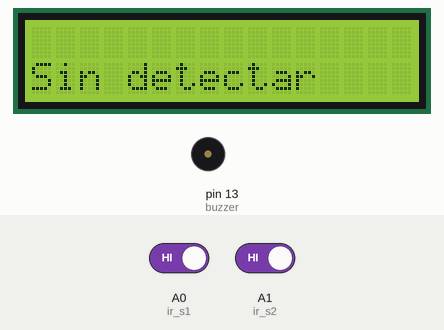
The sketch below on a simulated Arduino Uno, built with avr-gcc and run on an emulated ATmega328P. On the bench: 16×2 character LCD, buzzer (waves = sounding, pin HIGH). The test bench sets the inputs (shaded band); at power-on: A0 (ir_s1) HIGH, A1 (ir_s2) HIGH.

Above: at 3.0 s.
3.1 s: A0 (ir_s1) driven LOW
At 3.7 s:
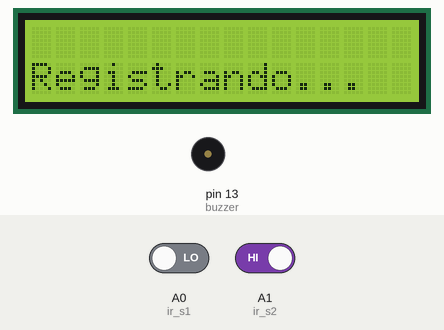
4.6 s: A1 (ir_s2) driven LOW
At 5.0 s:
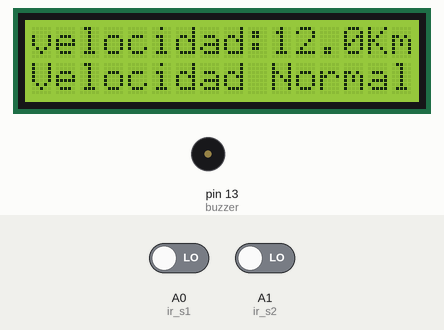
6.1 s: A0 (ir_s1) driven HIGH
At 8.6 s:
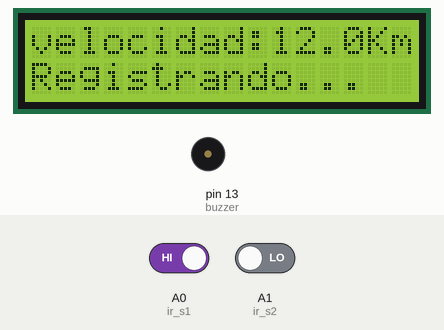
Timing chart, 0 to 10.1 s (numbered marks = the images above; inputs shaded):
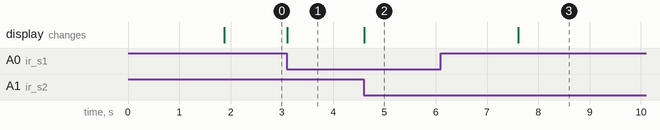

The sketch:

proyect.ino
```cpp
#include<LiquidCrystal.h>
LiquidCrystal lcd(2, 3, 4, 5, 6, 7);

int contador1, contador2;                                                            //variable para captar el tiempo de los sensores IR
float Tiempo;                                                                        //variable Tiempo de registro resultante
int bandera1, bandera2 = 0;                                                          //variable interruptor de los sensores

float distacia = 5.0;                                                                //distacia a la que se colocara los sensores
float velocidad;                                                                     //variable para manejo de la velocidad

int ir_s1 = A0;                                                                     //sensor IR conectado a arduino
int ir_s2 = A1;                                                                     //sensor IR conectado a arduino

int buzzer = 13;                                                                    //Conexion del puerto arduino al Buzzer

void setup(){
  pinMode(ir_s1, INPUT);                                                            //periferico de entrada
  pinMode(ir_s2, INPUT);                                                            //periferico de entrada
  pinMode(buzzer, OUTPUT);                                                          //periferico de salida

  lcd.begin(16,2);                                                                  //Display lcd
  lcd.clear();                                                                      //Limpiar pantalla
  lcd.setCursor(0,0);                                                               //Iniciar cursor para la escritura
  lcd.print("     Bienvenido   ");                                                  //Mensaje para la pantalla en fila 1
  lcd.setCursor(0,1);
  lcd.print("Iniciando...         ");                                              //Mensaje para la pantalla en fila 2
  delay(1800);                                                                      //con 2 seg de tiempo para Mensaje
  lcd.clear();                                                                      //Limpiar pantalla
}

void loop() {
  if(digitalRead (ir_s1) == LOW && bandera1==0)                                        //si sensor IR 1 detecta una variacion de voltaje
  {
    contador1 = millis();                                                              //tomar el tiempo que se dio
    bandera1=1;                                                                        //mandar 1 como resivido
  }

  if(digitalRead (ir_s2) == LOW && bandera2==0)                                        //si sensor IR 2 detecta una variacion de voltaje
  {
    contador2 = millis();                                                              //tomar el tiempo que se dio
    bandera2=1;                                                                        //mandar 1 como resivido
  }

  if (bandera1==1 && bandera2==1)                                                         //condicionante detector de sensor IR
  {                                                                                 //si variable tiene valor 1 a detectado movimiento
    if(contador1 > contador2)                                                             //si contador1 es el mayor, es desir el primer sensor que detecto movimiento fue IR1
    {
      Tiempo = contador1 - contador2;                                                       //variable Tiempo toma la resta de ambos tiempo, para luego calcular la velocidad
    }
    else if(contador2 > contador1)                                                        //sino, la variable Tiempor 2 sera el mayor
    {
      Tiempo = contador2 - contador1;
    }

   Tiempo=Tiempo/1000;                                                                  //convertir milisegundos en segundos de la variable resultante de ambos tiempo
   velocidad=(distacia/Tiempo);                                                           //formula de velocidad v=d/t
   velocidad=velocidad*3600;                                                                //miltiplica los segundos y convertir a hr
   velocidad=velocidad/1000;                                                                //division de metros a Km
  }

  if(velocidad==0)                                                                      //si la variable velocidad es igual cero, No a detectado movimientos los IR
  {
    lcd.setCursor(0, 1);
    if(bandera1==0 && bandera2==0)                                                        //se comprueba si las variables de los sensores tienen datos
    {                                                                               //si los sensores no detecta movimiento aser lo siguiente
      lcd.print("Sin detectar          ");                                          //mensaje de variable del IR sensor.  no detectado
    }
    else
    {                                                                               //caso contrario
      lcd.print("Registrando...        ");                                          //mensaje en espera del segundo sensor
    }
  }
  else
  {
    lcd.clear();                                                                     //limpiar pantalla
    lcd.setCursor(0, 0);
    lcd.print("velocidad:");
    lcd.print(velocidad,1);                                                              //mostrar el dato de velocidad en la pantalla
    lcd.print("Km/Hr  ");
    lcd.setCursor(0, 1);

    if(velocidad > 50)                                                                   //si detecta velocidad mayor a 50
    {
      lcd.print("Velocidad Alta  ");                                                 //Mensaje de velocidad excedida
      digitalWrite(buzzer, HIGH);                                                    //si registra velocidad alta el buzzer emitira sonido

    }
    else                                                                            //caso contrario
    {
      lcd.print("Velocidad Normal  ");                                              //volicidad normal
    }

    delay(3000);                                                                    //tiempo de 3seg para mensaje
    digitalWrite(buzzer, LOW);                                                      //reset de buzzer
    velocidad = 0;                                                                      //reset de velocidad
    bandera1 = 0;
    bandera2 = 0;

  }
}
```

Measured:
- after the input at 3.1 s, the display: changes at once (image 1)
- after the input at 4.6 s, the display: changes at once (image 2)
- after the input at 6.1 s, pin 13 (buzzer): stays LOW (without the input it goes to HIGH after 1.5 s); the display: changes after 1.5 s (image 3)
